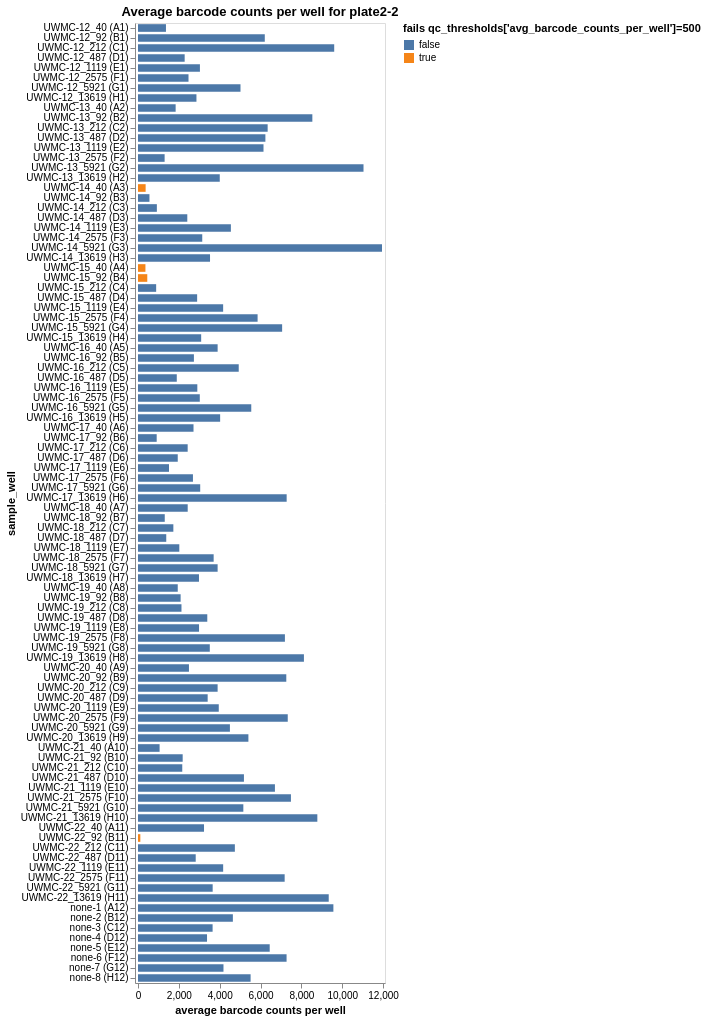

Write notebook code for a chart like this one.
### Markdown cell above
Plot average counts per barcode.
If a sample has inadequate barcode counts, it may not have good enough statistics for accurate analysis, and a QC-threshold is applied:

### Code cell
avg_barcode_counts = (
    counts.groupby(
        ["well", "serum_replicate", "sample_well"],
        dropna=False,
        as_index=False,
    )
    .aggregate(avg_count=pd.NamedAgg("count", "mean"))
    .assign(
        fails_qc=lambda x: (
            x["avg_count"] < qc_thresholds["avg_barcode_counts_per_well"]
        ),
    )
)

avg_barcode_counts_chart = (
    alt.Chart(avg_barcode_counts)
    .add_params(serum_selection)
    .transform_filter(serum_selection)
    .encode(
        alt.X(
            "avg_count",
            title="average barcode counts per well",
            scale=alt.Scale(nice=False, padding=3),
        ),
        alt.Y("sample_well", sort=sample_wells),
        alt.Color(
            "fails_qc",
            title=f"fails {qc_thresholds['avg_barcode_counts_per_well']=}",
            legend=alt.Legend(titleLimit=500),
        ),
        tooltip=[
            alt.Tooltip(c, format=".3g") if avg_barcode_counts[c].dtype == float else c
            for c in avg_barcode_counts.columns
        ],
    )
    .mark_bar(height={"band": 0.85})
    .properties(
        height=alt.Step(10),
        width=250,
        title=f"Average barcode counts per well for {plate}",
    )
    .configure_axis(grid=False)
)

display(avg_barcode_counts_chart)

# drop wells failing QC
avg_barcode_counts_per_well_drops = list(avg_barcode_counts.query("fails_qc")["well"])
print(
    f"\nDropping {len(avg_barcode_counts_per_well_drops)} wells for failing "
    f"{qc_thresholds['avg_barcode_counts_per_well']=}: "
    + str(avg_barcode_counts_per_well_drops)
)
qc_drops["wells"].update(
    {w: "avg_barcode_counts_per_well" for w in avg_barcode_counts_per_well_drops}
)
counts = counts[~counts["well"].isin(qc_drops["wells"])]

### Figure 1 — Vega-Lite specification as saved in the notebook (floating-point values rounded to 4 significant figures; data arrays with more than 128 entries replaced by an {"elided": "..."} marker saying what was removed)
{"config": {"view": {"continuousWidth": 300, "continuousHeight": 300}, "axis": {"grid": false}}, "data": {"name": "data-a5097c294a363f5d5de744a194fe5b17"}, "mark": {"type": "bar", "height": {"band": 0.85}}, "encoding": {"color": {"field": "fails_qc", "legend": {"titleLimit": 500}, "title": "fails qc_thresholds['avg_barcode_counts_per_well']=500", "type": "nominal"}, "tooltip": [{"field": "well", "type": "nominal"}, {"field": "serum_replicate", "type": "nominal"}, {"field": "sample_well", "type": "nominal"}, {"field": "avg_count", "format": ".3g", "type": "quantitative"}, {"field": "fails_qc", "type": "nominal"}], "x": {"field": "avg_count", "scale": {"nice": false, "padding": 3}, "title": "average barcode counts per well", "type": "quantitative"}, "y": {"field": "sample_well", "sort": {"elided": "480 str values"}, "type": "nominal"}}, "height": {"step": 10}, "params": [{"name": "param_1", "select": {"type": "point", "fields": ["serum_replicate"]}, "bind": {"input": "select", "options": [null, "UWMC-12", "UWMC-13", "UWMC-14", "UWMC-15", "UWMC-16", "UWMC-17", "UWMC-18", "UWMC-19", "UWMC-20", "UWMC-21", "UWMC-22", "none-1", "none-2", "none-3", "none-4", "none-5", "none-6", "none-7", "none-8"], "labels": ["all", "UWMC-12", "UWMC-13", "UWMC-14", "UWMC-15", "UWMC-16", "UWMC-17", "UWMC-18", "UWMC-19", "UWMC-20", "UWMC-21", "UWMC-22", "none-1", "none-2", "none-3", "none-4", "none-5", "none-6", "none-7", "none-8"], "name": "serum"}}], "title": "Average barcode counts per well for plate2-2", "transform": [{"filter": {"param": "param_1"}}], "width": 250, "$schema": "https://vega.github.io/schema/vega-lite/v5.20.1.json", "datasets": {"data-a5097c294a363f5d5de744a194fe5b17": [{"well": "A1", "serum_replicate": "UWMC-12", "sample_well": "UWMC-12_40 (A1)", "avg_count": 1369.0, "fails_qc": false}, {"well": "A10", "serum_replicate": "UWMC-21", "sample_well": "UWMC-21_40 (A10)", "avg_count": 1058.0, "fails_qc": false}, {"well": "A11", "serum_replicate": "UWMC-22", "sample_well": "UWMC-22_40 (A11)", "avg_count": 3232.0, "fails_qc": false}, {"well": "A12", "serum_replicate": "none-1", "sample_well": "none-1 (A12)", "avg_count": 9567.0, "fails_qc": false}, {"well": "A2", "serum_replicate": "UWMC-13", "sample_well": "UWMC-13_40 (A2)", "avg_count": 1843.0, "fails_qc": false}, {"well": "A3", "serum_replicate": "UWMC-14", "sample_well": "UWMC-14_40 (A3)", "avg_count": 373.7, "fails_qc": true}, {"well": "A4", "serum_replicate": "UWMC-15", "sample_well": "UWMC-15_40 (A4)", "avg_count": 364.2, "fails_qc": true}, {"well": "A5", "serum_replicate": "UWMC-16", "sample_well": "UWMC-16_40 (A5)", "avg_count": 3899.0, "fails_qc": false}, {"well": "A6", "serum_replicate": "UWMC-17", "sample_well": "UWMC-17_40 (A6)", "avg_count": 2718.0, "fails_qc": false}, {"well": "A7", "serum_replicate": "UWMC-18", "sample_well": "UWMC-18_40 (A7)", "avg_count": 2434.0, "fails_qc": false}, {"well": "A8", "serum_replicate": "UWMC-19", "sample_well": "UWMC-19_40 (A8)", "avg_count": 1946.0, "fails_qc": false}, {"well": "A9", "serum_replicate": "UWMC-20", "sample_well": "UWMC-20_40 (A9)", "avg_count": 2495.0, "fails_qc": false}, {"well": "B1", "serum_replicate": "UWMC-12", "sample_well": "UWMC-12_92 (B1)", "avg_count": 6208.0, "fails_qc": false}, {"well": "B10", "serum_replicate": "UWMC-21", "sample_well": "UWMC-21_92 (B10)", "avg_count": 2188.0, "fails_qc": false}, {"well": "B11", "serum_replicate": "UWMC-22", "sample_well": "UWMC-22_92 (B11)", "avg_count": 114.0, "fails_qc": true}, {"well": "B12", "serum_replicate": "none-2", "sample_well": "none-2 (B12)", "avg_count": 4645.0, "fails_qc": false}, {"well": "B2", "serum_replicate": "UWMC-13", "sample_well": "UWMC-13_92 (B2)", "avg_count": 8537.0, "fails_qc": false}, {"well": "B3", "serum_replicate": "UWMC-14", "sample_well": "UWMC-14_92 (B3)", "avg_count": 560.9, "fails_qc": false}, {"well": "B4", "serum_replicate": "UWMC-15", "sample_well": "UWMC-15_92 (B4)", "avg_count": 454.4, "fails_qc": true}, {"well": "B5", "serum_replicate": "UWMC-16", "sample_well": "UWMC-16_92 (B5)", "avg_count": 2738.0, "fails_qc": false}, {"well": "B6", "serum_replicate": "UWMC-17", "sample_well": "UWMC-17_92 (B6)", "avg_count": 915.2, "fails_qc": false}, {"well": "B7", "serum_replicate": "UWMC-18", "sample_well": "UWMC-18_92 (B7)", "avg_count": 1310.0, "fails_qc": false}, {"well": "B8", "serum_replicate": "UWMC-19", "sample_well": "UWMC-19_92 (B8)", "avg_count": 2087.0, "fails_qc": false}, {"well": "B9", "serum_replicate": "UWMC-20", "sample_well": "UWMC-20_92 (B9)", "avg_count": 7261.0, "fails_qc": false}, {"well": "C1", "serum_replicate": "UWMC-12", "sample_well": "UWMC-12_212 (C1)", "avg_count": 9607.0, "fails_qc": false}, {"well": "C10", "serum_replicate": "UWMC-21", "sample_well": "UWMC-21_212 (C10)", "avg_count": 2167.0, "fails_qc": false}, {"well": "C11", "serum_replicate": "UWMC-22", "sample_well": "UWMC-22_212 (C11)", "avg_count": 4743.0, "fails_qc": false}, {"well": "C12", "serum_replicate": "none-3", "sample_well": "none-3 (C12)", "avg_count": 3653.0, "fails_qc": false}, {"well": "C2", "serum_replicate": "UWMC-13", "sample_well": "UWMC-13_212 (C2)", "avg_count": 6348.0, "fails_qc": false}, {"well": "C3", "serum_replicate": "UWMC-14", "sample_well": "UWMC-14_212 (C3)", "avg_count": 923.6, "fails_qc": false}, {"well": "C4", "serum_replicate": "UWMC-15", "sample_well": "UWMC-15_212 (C4)", "avg_count": 889.2, "fails_qc": false}, {"well": "C5", "serum_replicate": "UWMC-16", "sample_well": "UWMC-16_212 (C5)", "avg_count": 4932.0, "fails_qc": false}, {"well": "C6", "serum_replicate": "UWMC-17", "sample_well": "UWMC-17_212 (C6)", "avg_count": 2432.0, "fails_qc": false}, {"well": "C7", "serum_replicate": "UWMC-18", "sample_well": "UWMC-18_212 (C7)", "avg_count": 1731.0, "fails_qc": false}, {"well": "C8", "serum_replicate": "UWMC-19", "sample_well": "UWMC-19_212 (C8)", "avg_count": 2128.0, "fails_qc": false}, {"well": "C9", "serum_replicate": "UWMC-20", "sample_well": "UWMC-20_212 (C9)", "avg_count": 3899.0, "fails_qc": false}, {"well": "D1", "serum_replicate": "UWMC-12", "sample_well": "UWMC-12_487 (D1)", "avg_count": 2285.0, "fails_qc": false}, {"well": "D10", "serum_replicate": "UWMC-21", "sample_well": "UWMC-21_487 (D10)", "avg_count": 5187.0, "fails_qc": false}, {"well": "D11", "serum_replicate": "UWMC-22", "sample_well": "UWMC-22_487 (D11)", "avg_count": 2826.0, "fails_qc": false}, {"well": "D12", "serum_replicate": "none-4", "sample_well": "none-4 (D12)", "avg_count": 3380.0, "fails_qc": false}, {"well": "D2", "serum_replicate": "UWMC-13", "sample_well": "UWMC-13_487 (D2)", "avg_count": 6238.0, "fails_qc": false}, {"well": "D3", "serum_replicate": "UWMC-14", "sample_well": "UWMC-14_487 (D3)", "avg_count": 2414.0, "fails_qc": false}, {"well": "D4", "serum_replicate": "UWMC-15", "sample_well": "UWMC-15_487 (D4)", "avg_count": 2896.0, "fails_qc": false}, {"well": "D5", "serum_replicate": "UWMC-16", "sample_well": "UWMC-16_487 (D5)", "avg_count": 1899.0, "fails_qc": false}, {"well": "D6", "serum_replicate": "UWMC-17", "sample_well": "UWMC-17_487 (D6)", "avg_count": 1946.0, "fails_qc": false}, {"well": "D7", "serum_replicate": "UWMC-18", "sample_well": "UWMC-18_487 (D7)", "avg_count": 1383.0, "fails_qc": false}, {"well": "D8", "serum_replicate": "UWMC-19", "sample_well": "UWMC-19_487 (D8)", "avg_count": 3392.0, "fails_qc": false}, {"well": "D9", "serum_replicate": "UWMC-20", "sample_well": "UWMC-20_487 (D9)", "avg_count": 3411.0, "fails_qc": false}, {"well": "E1", "serum_replicate": "UWMC-12", "sample_well": "UWMC-12_1119 (E1)", "avg_count": 3032.0, "fails_qc": false}, {"well": "E10", "serum_replicate": "UWMC-21", "sample_well": "UWMC-21_1119 (E10)", "avg_count": 6704.0, "fails_qc": false}, {"well": "E11", "serum_replicate": "UWMC-22", "sample_well": "UWMC-22_1119 (E11)", "avg_count": 4170.0, "fails_qc": false}, {"well": "E12", "serum_replicate": "none-5", "sample_well": "none-5 (E12)", "avg_count": 6449.0, "fails_qc": false}, {"well": "E2", "serum_replicate": "UWMC-13", "sample_well": "UWMC-13_1119 (E2)", "avg_count": 6145.0, "fails_qc": false}, {"well": "E3", "serum_replicate": "UWMC-14", "sample_well": "UWMC-14_1119 (E3)", "avg_count": 4548.0, "fails_qc": false}, {"well": "E4", "serum_replicate": "UWMC-15", "sample_well": "UWMC-15_1119 (E4)", "avg_count": 4169.0, "fails_qc": false}, {"well": "E5", "serum_replicate": "UWMC-16", "sample_well": "UWMC-16_1119 (E5)", "avg_count": 2905.0, "fails_qc": false}, {"well": "E6", "serum_replicate": "UWMC-17", "sample_well": "UWMC-17_1119 (E6)", "avg_count": 1519.0, "fails_qc": false}, {"well": "E7", "serum_replicate": "UWMC-18", "sample_well": "UWMC-18_1119 (E7)", "avg_count": 2023.0, "fails_qc": false}, {"well": "E8", "serum_replicate": "UWMC-19", "sample_well": "UWMC-19_1119 (E8)", "avg_count": 2989.0, "fails_qc": false}, {"well": "E9", "serum_replicate": "UWMC-20", "sample_well": "UWMC-20_1119 (E9)", "avg_count": 3955.0, "fails_qc": false}, {"well": "F1", "serum_replicate": "UWMC-12", "sample_well": "UWMC-12_2575 (F1)", "avg_count": 2473.0, "fails_qc": false}, {"well": "F10", "serum_replicate": "UWMC-21", "sample_well": "UWMC-21_2575 (F10)", "avg_count": 7488.0, "fails_qc": false}, {"well": "F11", "serum_replicate": "UWMC-22", "sample_well": "UWMC-22_2575 (F11)", "avg_count": 7181.0, "fails_qc": false}, {"well": "F12", "serum_replicate": "none-6", "sample_well": "none-6 (F12)", "avg_count": 7275.0, "fails_qc": false}, {"well": "F2", "serum_replicate": "UWMC-13", "sample_well": "UWMC-13_2575 (F2)", "avg_count": 1304.0, "fails_qc": false}, {"well": "F3", "serum_replicate": "UWMC-14", "sample_well": "UWMC-14_2575 (F3)", "avg_count": 3146.0, "fails_qc": false}, {"well": "F4", "serum_replicate": "UWMC-15", "sample_well": "UWMC-15_2575 (F4)", "avg_count": 5856.0, "fails_qc": false}, {"well": "F5", "serum_replicate": "UWMC-16", "sample_well": "UWMC-16_2575 (F5)", "avg_count": 3026.0, "fails_qc": false}, {"well": "F6", "serum_replicate": "UWMC-17", "sample_well": "UWMC-17_2575 (F6)", "avg_count": 2690.0, "fails_qc": false}, {"well": "F7", "serum_replicate": "UWMC-18", "sample_well": "UWMC-18_2575 (F7)", "avg_count": 3704.0, "fails_qc": false}, {"well": "F8", "serum_replicate": "UWMC-19", "sample_well": "UWMC-19_2575 (F8)", "avg_count": 7193.0, "fails_qc": false}, {"well": "F9", "serum_replicate": "UWMC-20", "sample_well": "UWMC-20_2575 (F9)", "avg_count": 7332.0, "fails_qc": false}, {"well": "G1", "serum_replicate": "UWMC-12", "sample_well": "UWMC-12_5921 (G1)", "avg_count": 5018.0, "fails_qc": false}, {"well": "G10", "serum_replicate": "UWMC-21", "sample_well": "UWMC-21_5921 (G10)", "avg_count": 5158.0, "fails_qc": false}, {"well": "G11", "serum_replicate": "UWMC-22", "sample_well": "UWMC-22_5921 (G11)", "avg_count": 3656.0, "fails_qc": false}, {"well": "G12", "serum_replicate": "none-7", "sample_well": "none-7 (G12)", "avg_count": 4185.0, "fails_qc": false}, {"well": "G2", "serum_replicate": "UWMC-13", "sample_well": "UWMC-13_5921 (G2)", "avg_count": 11040.0, "fails_qc": false}, {"well": "G3", "serum_replicate": "UWMC-14", "sample_well": "UWMC-14_5921 (G3)", "avg_count": 11950.0, "fails_qc": false}, {"well": "G4", "serum_replicate": "UWMC-15", "sample_well": "UWMC-15_5921 (G4)", "avg_count": 7057.0, "fails_qc": false}, {"well": "G5", "serum_replicate": "UWMC-16", "sample_well": "UWMC-16_5921 (G5)", "avg_count": 5546.0, "fails_qc": false}, {"well": "G6", "serum_replicate": "UWMC-17", "sample_well": "UWMC-17_5921 (G6)", "avg_count": 3046.0, "fails_qc": false}, {"well": "G7", "serum_replicate": "UWMC-18", "sample_well": "UWMC-18_5921 (G7)", "avg_count": 3899.0, "fails_qc": false}, {"well": "G8", "serum_replicate": "UWMC-19", "sample_well": "UWMC-19_5921 (G8)", "avg_count": 3516.0, "fails_qc": false}, {"well": "G9", "serum_replicate": "UWMC-20", "sample_well": "UWMC-20_5921 (G9)", "avg_count": 4500.0, "fails_qc": false}, {"well": "H1", "serum_replicate": "UWMC-12", "sample_well": "UWMC-12_13619 (H1)", "avg_count": 2862.0, "fails_qc": false}, {"well": "H10", "serum_replicate": "UWMC-21", "sample_well": "UWMC-21_13619 (H10)", "avg_count": 8781.0, "fails_qc": false}, {"well": "H11", "serum_replicate": "UWMC-22", "sample_well": "UWMC-22_13619 (H11)", "avg_count": 9339.0, "fails_qc": false}, {"well": "H12", "serum_replicate": "none-8", "sample_well": "none-8 (H12)", "avg_count": 5513.0, "fails_qc": false}, {"well": "H2", "serum_replicate": "UWMC-13", "sample_well": "UWMC-13_13619 (H2)", "avg_count": 4003.0, "fails_qc": false}, {"well": "H3", "serum_replicate": "UWMC-14", "sample_well": "UWMC-14_13619 (H3)", "avg_count": 3527.0, "fails_qc": false}, {"well": "H4", "serum_replicate": "UWMC-15", "sample_well": "UWMC-15_13619 (H4)", "avg_count": 3093.0, "fails_qc": false}, {"well": "H5", "serum_replicate": "UWMC-16", "sample_well": "UWMC-16_13619 (H5)", "avg_count": 4022.0, "fails_qc": false}, {"well": "H6", "serum_replicate": "UWMC-17", "sample_well": "UWMC-17_13619 (H6)", "avg_count": 7279.0, "fails_qc": false}, {"well": "H7", "serum_replicate": "UWMC-18", "sample_well": "UWMC-18_13619 (H7)", "avg_count": 2986.0, "fails_qc": false}, {"well": "H8", "serum_replicate": "UWMC-19", "sample_well": "UWMC-19_13619 (H8)", "avg_count": 8124.0, "fails_qc": false}, {"well": "H9", "serum_replicate": "UWMC-20", "sample_well": "UWMC-20_13619 (H9)", "avg_count": 5406.0, "fails_qc": false}]}}
